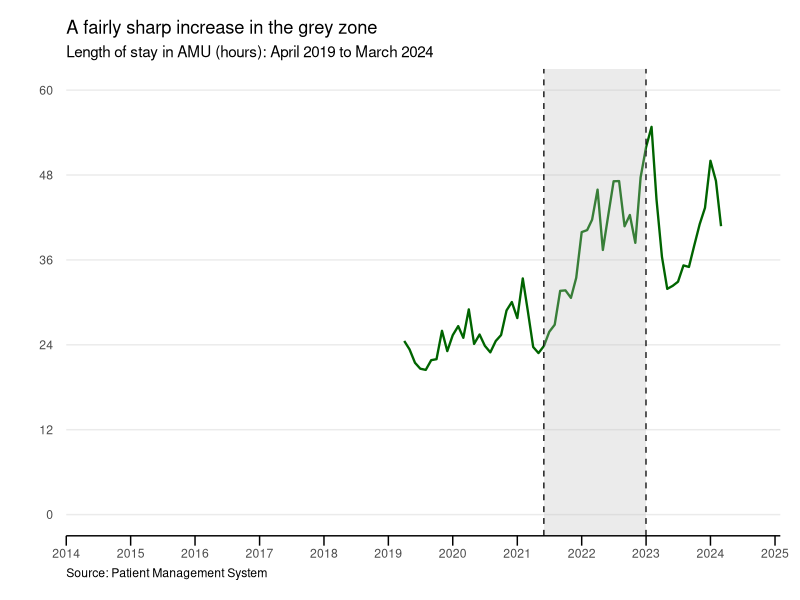

Generate this figure with R:

# AMU Two Speed Length of Stay --------------------------------------------


# load packages -----------------------------------------------------------

library(readxl)
library(tidyverse)
library(scales)


# import data -------------------------------------------------------------

df_01 <-
  read_xlsx("data/amu_five_years.xlsx") |> 
  arrange(desc(AMU_LOS_HOURS)) |> 
  filter(AMU_LOS_HOURS <= 1120)


# create a summary table of quantiles by month ----------------------------

df_02 <-
  df_01 |> 
  mutate(new_amu_discharge_month = floor_date(AMU_DISCHARGE_DATETIME,
                                              "month")) |> 
  group_by(new_amu_discharge_month) |> 
  summarize(no_of_amu_discharges = n(),
            mean_los = mean(AMU_LOS_HOURS),
            quantile_05 = quantile(AMU_LOS_HOURS,
                                   probs = c(0.005)),
            quantile_10 = quantile(AMU_LOS_HOURS,
                                   probs = c(0.1)),
            quantile_25 = quantile(AMU_LOS_HOURS,
                                   probs = c(0.25)),
            quantile_50 = quantile(AMU_LOS_HOURS,
                                   probs = c(0.5)),
            quantile_75 = quantile(AMU_LOS_HOURS,
                                    probs = c(0.75)),
            quantile_90 = quantile(AMU_LOS_HOURS,
                                   probs = c(0.9)),
            quantile_95 = quantile(AMU_LOS_HOURS,
                                    probs = c(0.95)))


# create a graph ----------------------------------------------------------

ggplot(data = df_02) +
  aes(x = new_amu_discharge_month) +
  geom_line(aes(y = mean_los),
            colour = "darkgreen",
            linewidth = 0.8) +
  geom_vline(xintercept = as.POSIXct('2021-06-01'),
             linetype = "dashed") +
  geom_vline(xintercept = as.POSIXct('2022-12-31'),
             linetype = "dashed") +
  annotate("rect",
           xmin = as.POSIXct('2021-06-01'), 
           xmax = as.POSIXct('2022-12-31'), 
           ymin = -Inf, 
           ymax = Inf,  
           fill = "grey", 
           alpha= 0.3) +
  scale_x_datetime(limits = c(as.POSIXct('2014-01-01'),
                              as.POSIXct('2025-01-31')),
                   breaks = "12 month",
                   labels = date_format("%Y"),
                   expand = c(0, 0)) +
  scale_y_continuous(limits = c(0, 60),
                     breaks = seq(0, 60, 12),
                     label = comma) +
  labs(title = "A fairly sharp increase in the grey zone",
       subtitle = "Length of stay in AMU (hours): April 2019 to March 2024",
       x = NULL,
       y = NULL,
       caption = "Source: Patient Management System") +
  theme_minimal() +
  theme(axis.line.x = element_line(colour = "black"),
        axis.ticks.x = element_line(colour = "black"),
        axis.ticks.length = unit(.25, "cm"),
        panel.grid.major.x = element_blank(),
        panel.grid.minor.x = element_blank(),
        panel.grid.minor.y = element_blank(),
        panel.background = element_rect(fill = '#FFFFFF', colour = '#FFFFFF'),
        plot.background = element_rect(fill = '#FFFFFF', colour = '#FFFFFF'),
        plot.caption = element_text(hjust = 0,
                                    colour = "black"),
        plot.margin = unit(c(0.5, 0.5, 0.5, 1), "cm"))

